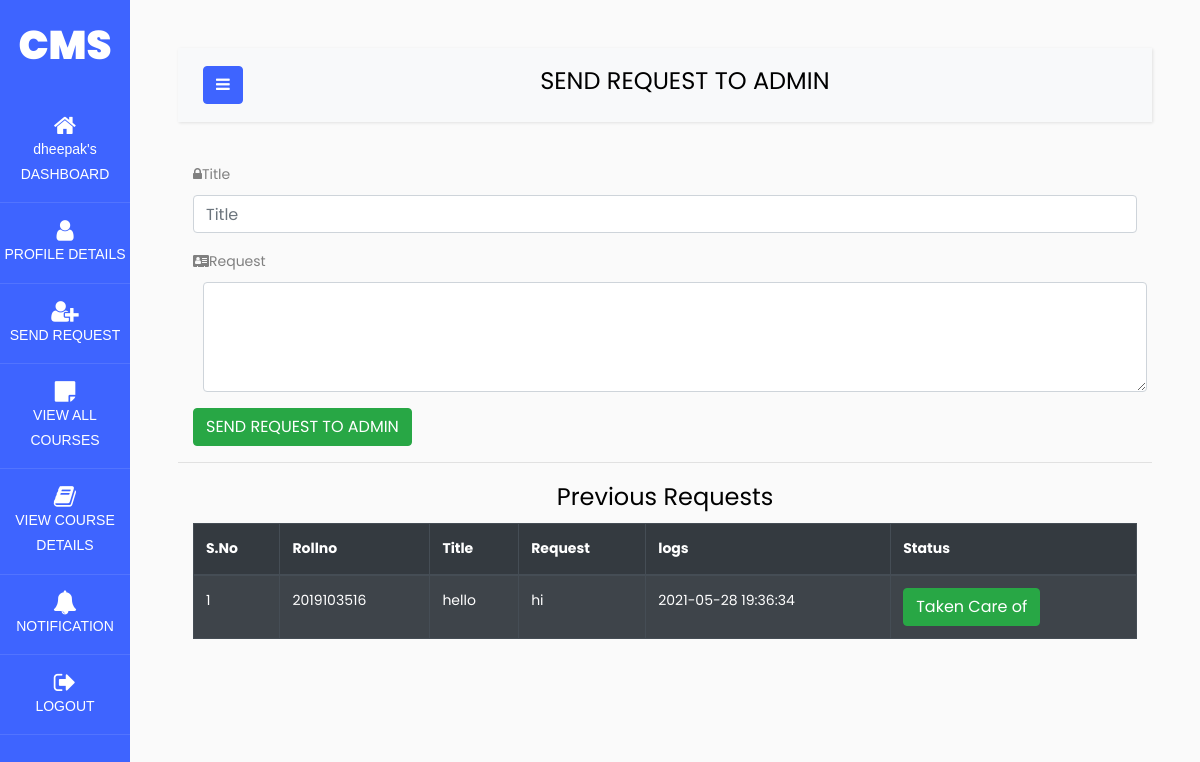
Screenshot of /student/student_update_details.php (signed in) with the database file from the repository.
### tables this page shows
CREATE TABLE `student_update` (
  `id` int(10) NOT NULL,
  `rollno` bigint(20) UNSIGNED NOT NULL,
  `title` varchar(20) DEFAULT NULL,
  `request` varchar(100) NOT NULL,
  `logs` timestamp NULL DEFAULT current_timestamp(),
  `status` tinyint(1) NOT NULL DEFAULT 0
);

### student/student_update_details.php (the view, shortened to what this page needs)
<?php
require '../dbconfig/config.php';
?>
<!DOCTYPE html>
<html>
<head>
    <link rel="stylesheet" href="https://stackpath.bootstrapcdn.com/bootstrap/4.3.1/css/bootstrap.min.css">
    <link rel="stylesheet" href="https://maxcdn.bootstrapcdn.com/font-awesome/4.7.0/css/font-awesome.min.css">
		<link rel="stylesheet" href="https://stackpath.bootstrapcdn.com/font-awesome/4.7.0/css/font-awesome.min.css">
		<link rel="stylesheet" href="../dash_style/style.css">
</head>
<body>
</head>
<body>
	<div class="wrapper d-flex align-items-stretch">
			<nav id="sidebar" class="active">
				<h1><a href="../index.php" class="logo">CMS</a></h1>
        <ul class="list-unstyled components mb-5">
          <li class="active">
            <a href="stddash.php"><span class="fa fa-home"></span><?php echo $_SESSION['student_name'];?>'s DASHBOARD</a>
          </li>
		  <li>
            <a href="student_profile_details.php"><span class="fa fa-user"></span>PROFILE DETAILS</a>
          </li>
          <li>
            <a href="student_update_details.php"><span class="fa fa-user-plus"></span>SEND REQUEST </a>
          </li>
          <li>
            <a href="view_all_course.php"><span class="fa fa-sticky-note"></span>VIEW ALL COURSES</a>
          </li>
          <li>
            <a href="course_details.php"><span class="fa fa-book"></span>VIEW COURSE DETAILS</a>
          </li>
          <li>
            <a href="student_notification.php"><span class="fa fa-bell"></span>NOTIFICATION</a>
          </li>
          <li>
            <a href="log_out.php"><span class="fa fa-sign-out"></span>LOGOUT</a>
          </li>
        </ul>
    	</nav>
      <div id="content" class="p-4 p-md-5">
        <nav class="navbar navbar-expand-lg navbar-light bg-light">
          <div class="container-fluid">
            <button type="button" id="sidebarCollapse" class="btn btn-primary">
              <i class="fa fa-bars"></i>
            </button>
            <div class='mx-auto text-center'>
              <h4>SEND REQUEST TO ADMIN</h4>
            </div>
          </div>
        </nav>
 <div class="container-fluid p-0" id="enrolledcourses">
        <div class="container">
              <form class="update_form" action="student_update_details.php" method="POST">
              <div class="form-group">
                <label class="control-label"><i class="fa fa-lock fa-1.5x"></i>Title</label>
                <input type="text" placeholder="Title" class="form-control" name="title">
              </div>
              <div class="form-group">
                <label class="control-label"><i class="fa fa-address-card" ></i>Request</label>
                <textarea rows="4" cols="70" name="request" class="form-control" style="margin-left:10px"></textarea>
              </div>
              <div class='form-group'>
                <button  name="send" class="btn btn-success" id="sendbtn" type="submit">SEND REQUEST TO ADMIN</button>
              </div>
              </form>
              </div>
<hr>
<div class='container'>
<h4 class='text-center'>Previous Requests</h4>
<div style="overflow-x:auto;">
<table class="table table-bordered table-dark table-striped">
    <thead>
      <tr>
	      <th>S.No</th>
        <th>Rollno</th>
        <th>Title</th>
        <th>Request</th>
		    <th>logs</th>
        <th>Status</th>
      </tr>
    </thead>
    <tbody>
	<?php
      $roll = $_SESSION['sroll_no'];
	   $sql="SELECT * from student_update WHERE rollno = $roll ORDER BY logs DESC";
	   $res=$con->query($sql);
	   if($res->num_rows >0)
	   {      $i=0;
	          while($row=$res->fetch_assoc())
			  {
				  $i++;
				  echo "<tr>
				       <td>{$i}</td>
					   <td>{$row['rollno']}</td>
			           <td>{$row['title']}</td>
					   <td>{$row['request']}</td>
					   <td>{$row['logs']}</td>";
?>
					   <td><button name='submit'
                              class='btn btn-<?php if($row['status'])
                                                            echo "success";
                                                            else
                                                            echo "danger";?>'>
                                      <?php if($row['status'])
                                                            echo "Taken Care of";
                                                            else
                                                            echo "Not Responded";?></button></td>
					   </tr>
<?php
			  }
	   }
	   else{
		   echo "No records found";
	   }
	?>
    </tbody>
  </table>
  </div>
    </div>
  </div>
</div>
</div>
</body>
</html>

### rows the page displays
student_update: rollno "2019103516", title "hello", request "hi", logs "2021-05-28 19:36:34", status "Taken Care of"

### other values shown
$_SESSION['student_name'] "dheepak"
